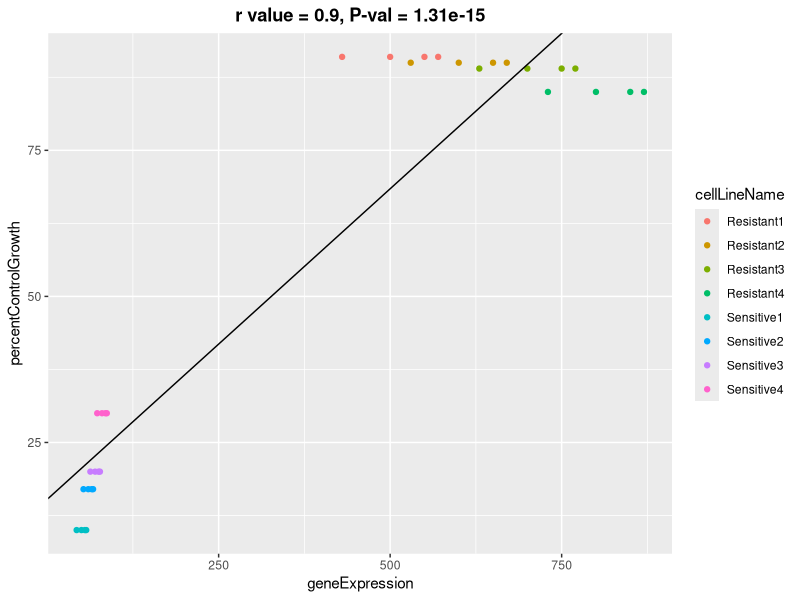

This figure's R source:
#Simona Dalin
#11/10/20
#Demonstrating linear regression

library(ggplot2)

######## Capture the folder that the current script is in, and change the working directory to this folder so we can save plots easily ############
currentDirName <- dirname(parent.frame(2)$ofile)
print(currentDirName)
setwd(as.character(currentDirName))


########## Arrange The Data ########## 
geneExpressionValuesSensitiveCellLine1 <- c(50,43,55,57)
geneExpressionValuesSensitiveCellLine2 <- c(60,53,65,67)
geneExpressionValuesSensitiveCellLine3 <- c(70,63,75,77)
geneExpressionValuesSensitiveCellLine4 <- c(80,73,85,87)

geneExpressionValuesResistantCellLine1 <- c(500,430,550,570)
geneExpressionValuesResistantCellLine2 <- c(600,530,650,670)
geneExpressionValuesResistantCellLine3 <- c(700,630,750,770)
geneExpressionValuesResistantCellLine4 <- c(800,730,850,870)

percentControlGrowthSensitiveCellLine1 <- 10
percentControlGrowthSensitiveCellLine2 <- 17
percentControlGrowthSensitiveCellLine3 <- 20
percentControlGrowthSensitiveCellLine4 <- 30

percentControlGrowthResistantCellLine1 <- 91
percentControlGrowthResistantCellLine2 <- 90
percentControlGrowthResistantCellLine3 <- 89
percentControlGrowthResistantCellLine4 <- 85

sensitiveCellLine1 <- data.frame("cellLineName" = "Sensitive1", "geneExpression" = geneExpressionValuesSensitiveCellLine1, "percentControlGrowth" = percentControlGrowthSensitiveCellLine1)
sensitiveCellLine2 <- data.frame("cellLineName" = "Sensitive2", "geneExpression" = geneExpressionValuesSensitiveCellLine2, "percentControlGrowth" = percentControlGrowthSensitiveCellLine2)
sensitiveCellLine3 <- data.frame("cellLineName" = "Sensitive3", "geneExpression" = geneExpressionValuesSensitiveCellLine3, "percentControlGrowth" = percentControlGrowthSensitiveCellLine3)
sensitiveCellLine4 <- data.frame("cellLineName" = "Sensitive4", "geneExpression" = geneExpressionValuesSensitiveCellLine4, "percentControlGrowth" = percentControlGrowthSensitiveCellLine4)

resistantCellLine1 <- data.frame("cellLineName" = "Resistant1", "geneExpression" = geneExpressionValuesResistantCellLine1, "percentControlGrowth" = percentControlGrowthResistantCellLine1)
resistantCellLine2 <- data.frame("cellLineName" = "Resistant2", "geneExpression" = geneExpressionValuesResistantCellLine2, "percentControlGrowth" = percentControlGrowthResistantCellLine2)
resistantCellLine3 <- data.frame("cellLineName" = "Resistant3", "geneExpression" = geneExpressionValuesResistantCellLine3, "percentControlGrowth" = percentControlGrowthResistantCellLine3)
resistantCellLine4 <- data.frame("cellLineName" = "Resistant4", "geneExpression" = geneExpressionValuesResistantCellLine4, "percentControlGrowth" = percentControlGrowthResistantCellLine4)

cellLineData <- rbind(sensitiveCellLine1, sensitiveCellLine2, sensitiveCellLine3, sensitiveCellLine4, resistantCellLine1, resistantCellLine2, resistantCellLine3, resistantCellLine4)




########## Perform the linear regression ########## 
linearRegression <- lm(percentControlGrowth ~ geneExpression, data = cellLineData)
linearRegressionSummary <- summary(linearRegression)
linearRegressionrValue <- sqrt(linearRegressionSummary$r.squared)
linearRegressionfStat <- linearRegressionSummary$fstatistic
linearRegressionPval <- pf(linearRegressionfStat[1],linearRegressionfStat[2],linearRegressionfStat[3],lower.tail=F)

intercept <- linearRegression$coefficients[1]
slope <- linearRegression$coefficients[2]




########## Plot the Data ########## 
plot4 <- ggplot(cellLineData, aes(x = geneExpression, y = percentControlGrowth, color = cellLineName)) + 
  geom_point() +
  geom_abline(intercept = intercept, slope = slope) +
  labs(title = sprintf("r value = %.3s, P-val = %.2e", linearRegressionrValue, linearRegressionPval)) +
  theme(plot.title = element_text(face = "bold", hjust = 0.5))

ggsave("Large r and large pval.pdf", plot4, device = "pdf")

